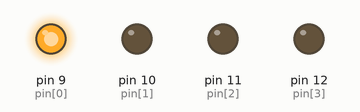
The sketch below on a simulated Arduino Uno, built with avr-gcc and run on an emulated ATmega328P. Shown: output pins drawn as LEDs (lit = HIGH).

Above: at 0.5 s.
At 2.5 s:
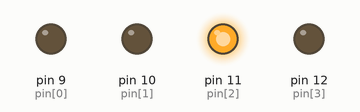
At 4.0 s:
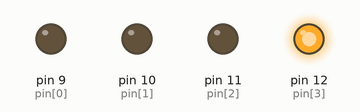
At 9.5 s:
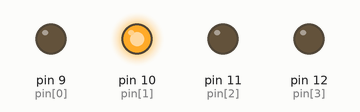
Timing chart, 0 to 10.4 s (numbered marks = the images above):
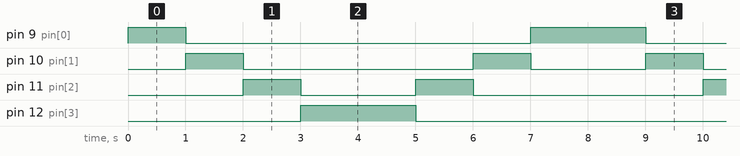

The sketch:

back_and_forth2.ino
```cpp
const byte pin[] = {9, 10, 11, 12};
volatile bool movingRight = true;
int j = 0;

void setup()
{
    for (int i = 0; i < 4; i += 1)
    {
        pinMode(pin[i], OUTPUT);
        digitalWrite(pin[i], LOW);
    }
}

void loop()
{
    digitalWrite(pin[j], HIGH); // 點亮第j個LED
    delay(1000);                // 延遲1秒
    digitalWrite(pin[j], LOW);  // 關閉第j個LED
    if (movingRight)
    {
        j += 1; // 右移
        if (j == 4)
        { // 檢查是否已右移至最右方
            j = 3;
            movingRight = false; // 改成向左移
        }
    }
    else
    {
        j -= 1; // 左移
        if (j == -1)
        { // 檢查是否已右移至最左方
            j = 0;
            movingRight = true; // 改成向右移
        }
    }
}
```

Measured:
- by itself, pin 9 (pin[0]): repeats every 8.0 s: LOW 6.0 s, HIGH 2.0 s
- by itself, pin 10 (pin[1]): repeats every 8.0 s: LOW 4.0 s, HIGH 1.0 s, LOW 2.0 s, HIGH 1.0 s
- by itself, pin 11 (pin[2]): repeats every 8.0 s: LOW 2.0 s, HIGH 1.0 s, LOW 4.0 s, HIGH 1.0 s
- by itself, pin 12 (pin[3]): alternates HIGH for 2.0 s and LOW for 6.0 s
